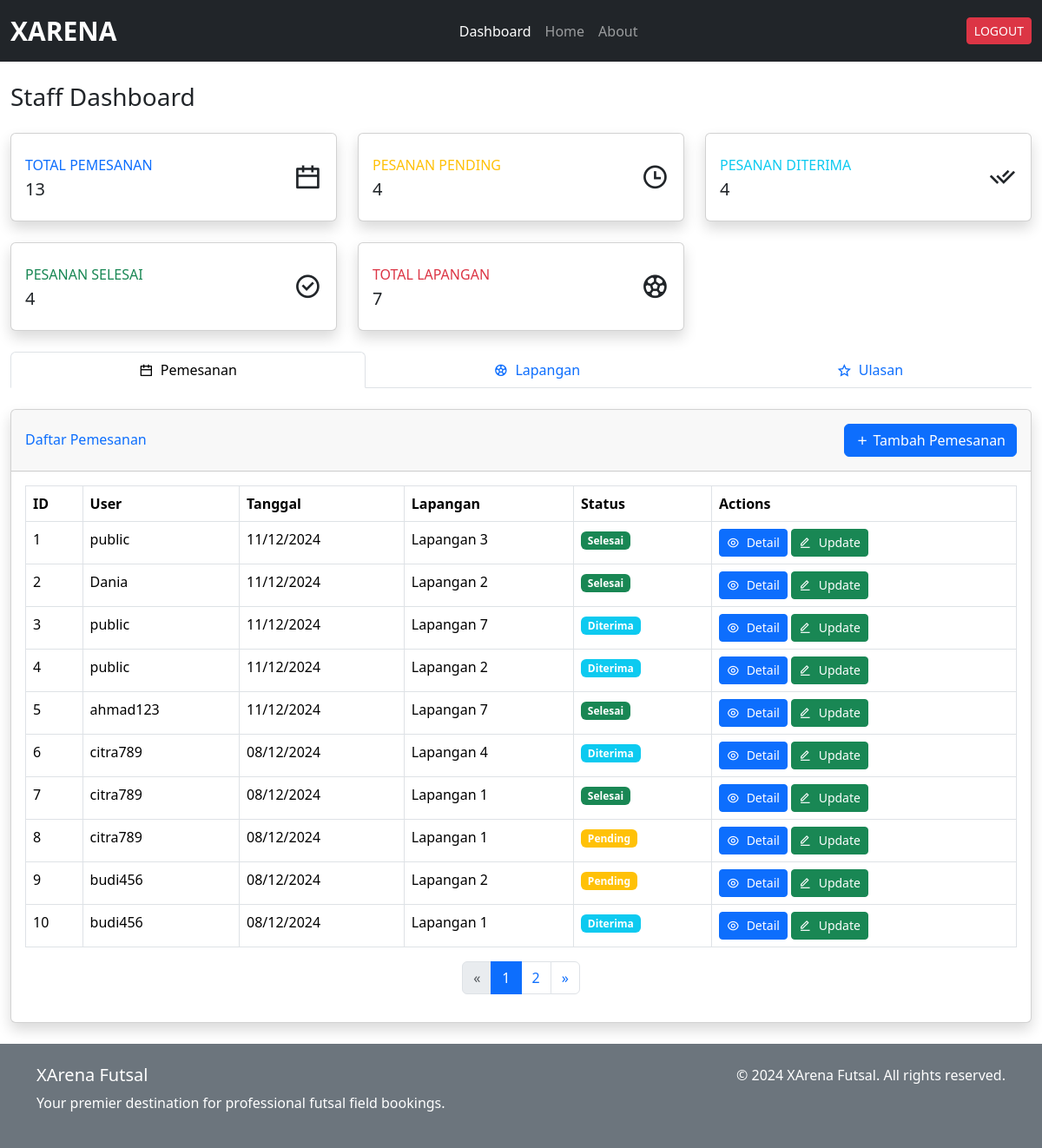
Screenshot of /staff/dashboard/ (signed in) with the database file from the repository.
### xarena_app/models.py (models this page shows, shortened)
class Pemesanan(models.Model):
    user = models.ForeignKey(
        settings.AUTH_USER_MODEL,
        on_delete=models.CASCADE,
        related_name='pemesanan_user',
        help_text="User yang melakukan pemesanan"
    )
    staff = models.ForeignKey(
        settings.AUTH_USER_MODEL,
        on_delete=models.CASCADE,
        null=True,
        blank=True,
        related_name='pemesanan_staff',
        help_text="Staff yang memproses pemesanan"
    )
    jadwal = models.ForeignKey(Jadwal, on_delete=models.CASCADE, help_text="Jadwal pemesanan")
    metode_pembayaran = models.CharField(max_length=20, choices=(
        ('transfer', 'Transfer Bank'),
        ('cash', 'Cash'),
    ), default='transfer')
    status = models.CharField(max_length=20, choices=(
        ('pending', 'Pending'),
        ('diterima', 'Diterima'),
        ('selesai', 'Selesai'),
        ('dibatalkan', 'Dibatalkan'),
    ), default='pending')
    created_at = models.DateTimeField(auto_now_add=True)
    updated_at = models.DateTimeField(auto_now=True)

class CustomUser(AbstractUser):
    nama_lengkap = models.CharField(max_length=100, blank=True, null=True)
    no_hp = models.CharField(max_length=15, blank=True, null=True)

class Jadwal(models.Model):
    lapangan = models.ForeignKey(Lapangan, on_delete=models.CASCADE)
    tanggal = models.DateField()
    jam_mulai = models.TimeField()
    jam_selesai = models.TimeField()
    is_available = models.BooleanField(default=True)

class Lapangan(models.Model):
    nama = models.CharField(max_length=100)
    deskripsi = models.TextField(max_length=500)
    harga_per_jam = models.DecimalField(max_digits=10, decimal_places=2)
    gambar = models.ImageField(upload_to='lapangan_images/', blank=True, null=True)
    is_available = models.BooleanField(default=True)
    def avg_rating(self):
        ratings = Ulasan.objects.filter(lapangan=self).values_list('rating', flat=True)
        if ratings:
            return sum(ratings) / len(ratings)
        return 0

### xarena_app/views.py (the view)
# urls.py: path('staff/dashboard/', views.dashboard_staff, name='dashboard_staff'),
@staff_member_required
def dashboard_staff(request):
    pemesanan_list = Pemesanan.objects.all().order_by('-created_at')
    pemesanan_paginator = Paginator(pemesanan_list, 10)
    pemesanan_page = request.GET.get('pemesanan_page')
    pemesanan = pemesanan_paginator.get_page(pemesanan_page)
    lapangan_list = Lapangan.objects.all()
    for field in lapangan_list:
        field.average_rating = field.avg_rating()
    lapangan_paginator = Paginator(lapangan_list, 10)
    lapangan_page = request.GET.get('lapangan_page')
    lapangan = lapangan_paginator.get_page(lapangan_page)
    ulasan_list = Ulasan.objects.all().order_by('-created_at')
    ulasan_paginator = Paginator(ulasan_list, 10)
    ulasan_page = request.GET.get('ulasan_page')
    ulasan = ulasan_paginator.get_page(ulasan_page)
    users = CustomUser.objects.filter(is_staff=False, is_superuser=False).order_by('username')
    context = {
        'pemesanan': pemesanan,
        'users': users,
        'lapangan': lapangan,
        'ulasan': ulasan,
        'total_lapangan': lapangan_list.count(),
        'total_pemesanan': pemesanan_list.count(),
        'pending_pemesanan': pemesanan_list.filter(status='pending').count(),
        'diterima_pemesanan': pemesanan_list.filter(status='diterima').count(),
        'completed_pemesanan': pemesanan_list.filter(status='selesai').count(),
    }
    return render(request, 'staff/dashboard_staff.html', context)

### xarena_app/templatetags/currency_filters.py (called while the page is built)
@register.filter
def rupiah(value):
    try:
        return f"Rp {int(value):,}".replace(',', '.')
    except (ValueError, TypeError):
        return "-"

### templates/staff/dashboard_staff.html (shortened to what this page needs)
{% extends '../base.html' %} {% load currency_filters %} {% block content %}
<div class="container-fluid mt-4">
  <div class="d-sm-flex align-items-center justify-content-between mb-4">
    <h1 class="h3 mb-0 text-gray-800">Staff Dashboard</h1>
  </div>
  <div class="row">
    <div class="col-xl-4 col-md-6 mb-4">
      <div class="card border-left-primary shadow h-100 py-2">
        <div class="card-body">
          <div class="row no-gutters align-items-center">
            <div class="col mr-2">
              <div
                class="text-xs font-weight-bold text-primary text-uppercase mb-1"
              >
                Total Pemesanan
              </div>
              <div class="h5 mb-0 font-weight-bold text-gray-800">
                {{ total_pemesanan }}
              </div>
            </div>
            <div class="col-auto">
              <i class="ri-calendar-line ri-2x text-gray-300"></i>
            </div>
          </div>
        </div>
      </div>
    </div>
    <div class="col-xl-4 col-md-6 mb-4">
      <div class="card border-left-warning shadow h-100 py-2">
        <div class="card-body">
          <div class="row no-gutters align-items-center">
            <div class="col mr-2">
              <div
                class="text-xs font-weight-bold text-warning text-uppercase mb-1"
              >
                Pesanan Pending
              </div>
              <div class="h5 mb-0 font-weight-bold text-gray-800">
                {{ pending_pemesanan }}
              </div>
            </div>
            <div class="col-auto">
              <i class="ri-time-line ri-2x text-gray-300"></i>
            </div>
          </div>
        </div>
      </div>
    </div>
    <div class="col-xl-4 col-md-6 mb-4">
      <div class="card border-left-info shadow h-100 py-2">
        <div class="card-body">
          <div class="row no-gutters align-items-center">
            <div class="col mr-2">
              <div
                class="text-xs font-weight-bold text-info text-uppercase mb-1"
              >
                Pesanan Diterima
              </div>
              <div class="h5 mb-0 font-weight-bold text-gray-800">
                {{ diterima_pemesanan }}
              </div>
            </div>
            <div class="col-auto">
              <i class="ri-check-double-line ri-2x text-gray-300"></i>
            </div>
          </div>
        </div>
      </div>
    </div>
    <div class="col-xl-4 col-md-6 mb-4">
      <div class="card border-left-success shadow h-100 py-2">
        <div class="card-body">
          <div class="row no-gutters align-items-center">
            <div class="col mr-2">
              <div
                class="text-xs font-weight-bold text-success text-uppercase mb-1"
              >
                Pesanan Selesai
              </div>
              <div class="h5 mb-0 font-weight-bold text-gray-800">
                {{ completed_pemesanan }}
              </div>
            </div>
            <div class="col-auto">
              <i class="ri-checkbox-circle-line ri-2x text-gray-300"></i>
            </div>
          </div>
        </div>
      </div>
    </div>
    <div class="col-xl-4 col-md-6 mb-4">
      <div class="card border-left-danger shadow h-100 py-2">
        <div class="card-body">
          <div class="row no-gutters align-items-center">
            <div class="col mr-2">
              <div
                class="text-xs font-weight-bold text-danger text-uppercase mb-1"
              >
                Total Lapangan
              </div>
              <div class="h5 mb-0 font-weight-bold text-gray-800">
                {{ total_lapangan }}
              </div>
            </div>
            <div class="col-auto">
              <i class="ri-football-line ri-2x text-gray-300"></i>
            </div>
          </div>
        </div>
      </div>
    </div>
  </div>
  <ul class="nav nav-tabs nav-fill mb-4" id="dashboardTabs" role="tablist">
    <li class="nav-item" role="presentation">
      <button
        class="nav-link active"
        id="pemesanan-tab"
        data-bs-toggle="tab"
        data-bs-target="#pemesanan"
        type="button"
        role="tab"
      >
        <i class="ri-calendar-line me-1"></i> Pemesanan
      </button>
    </li>
    <li class="nav-item" role="presentation">
      <button
        class="nav-link"
        id="lapangan-tab"
        data-bs-toggle="tab"
        data-bs-target="#lapangan"
        type="button"
        role="tab"
      >
        <i class="ri-football-line me-1"></i> Lapangan
      </button>
    </li>
    <li class="nav-item" role="presentation">
      <button
        class="nav-link"
        id="ulasan-tab"
        data-bs-toggle="tab"
        data-bs-target="#ulasan"
        type="button"
        role="tab"
      >
        <i class="ri-star-line me-1"></i> Ulasan
      </button>
    </li>
  </ul>
  <div class="tab-content" id="dashboardTabsContent">
    <div
      class="tab-pane fade show active"
      id="pemesanan"
      role="tabpanel"
      aria-labelledby="pemesanan-tab"
    >
      <div class="card shadow mb-4">
        <div class="card-header py-3">
          <div class="d-flex justify-content-between align-items-center">
            <h6 class="m-0 font-weight-bold text-primary">Daftar Pemesanan</h6>
            <button
              class="btn btn-primary"
              data-bs-toggle="modal"
              data-bs-target="#addBookingModal"
            >
              <i class="ri-add-line"></i> Tambah Pemesanan
            </button>
          </div>
        </div>
        <div class="card-body">
          <div class="table-responsive">
            <table
              class="table table-bordered"
              width="100%"
              cellspacing="0"
            >
              <thead>
                <tr>
                  <th>ID</th>
                  <th>User</th>
                  <th>Tanggal</th>
                  <th>Lapangan</th>
                  <th>Status</th>
                  <th>Actions</th>
                </tr>
              </thead>
              <tbody>
                {% for item in pemesanan %}
                <tr>
                  <td>{{ forloop.counter }}</td>
                  <td>{{ item.user.username }}</td>
                  <td>{{ item.created_at|date:"d/m/Y" }}</td>
                  <td>{{ item.jadwal.lapangan.nama }}</td>
                  <td>
                    <span
                      class="badge {% if item.status == 'pending' %} bg-warning {% elif item.status == 'diterima' %} bg-info {% elif item.status == 'dibatalkan' %} bg-danger {% else %} bg-success {% endif %}"
                    >
                      {{ item.status|capfirst }}
                    </span>
                  </td>
                  <td>
                    <a
                      href="{% url 'detail_pemesanan_staff' item.id %}"
                      class="btn btn-primary btn-sm"
                    >
                      <i class="ri-eye-line me-2"></i>Detail
                    </a>
                    <button
                      class="btn btn-success btn-sm update-btn gap-2"
                      data-id="{{ item.id }}"
                      data-status="{{ item.status }}"
                    >
                      <i class="ri-edit-line me-2"></i>Update
                    </button>
                  </td>
                </tr>
                {% endfor %}
              </tbody>
            </table>
            {% include '../components/pagination.html' with page_obj=pemesanan param_name='pemesanan_page' %}
          </div>
        </div>
      </div>
    </div>
  </div>
</div>
{% endblock %}

### static/css/style.css (style rules this page uses)
* { scrollbar-width: thin; scrollbar-color: #888 #f1f1f1; }

### rows the page displays
Pemesanan: user.username "public", created_at "11/12/2024", jadwal.lapangan.nama "Lapangan 3", status "Selesai"
Pemesanan: user.username "Dania", created_at "11/12/2024", jadwal.lapangan.nama "Lapangan 2", status "Selesai"
Pemesanan: user.username "public", created_at "11/12/2024", jadwal.lapangan.nama "Lapangan 7", status "Diterima"
Pemesanan: user.username "public", created_at "11/12/2024", jadwal.lapangan.nama "Lapangan 2", status "Diterima"
Pemesanan: user.username "ahmad123", created_at "11/12/2024", jadwal.lapangan.nama "Lapangan 7", status "Selesai"
Pemesanan: user.username "citra789", created_at "08/12/2024", jadwal.lapangan.nama "Lapangan 4", status "Diterima"
Pemesanan: user.username "citra789", created_at "08/12/2024", jadwal.lapangan.nama "Lapangan 1", status "Selesai"
Pemesanan: user.username "citra789", created_at "08/12/2024", jadwal.lapangan.nama "Lapangan 1", status "Pending"
Pemesanan: user.username "budi456", created_at "08/12/2024", jadwal.lapangan.nama "Lapangan 2", status "Pending"
Pemesanan: user.username "budi456", created_at "08/12/2024", jadwal.lapangan.nama "Lapangan 1", status "Diterima"

### other values shown
{{ total_pemesanan }} "13"
{{ pending_pemesanan }} "4"
{{ diterima_pemesanan }} "4"
{{ completed_pemesanan }} "4"
{{ total_lapangan }} "7"
{{ i }} "1"
{{ i }} "2"
